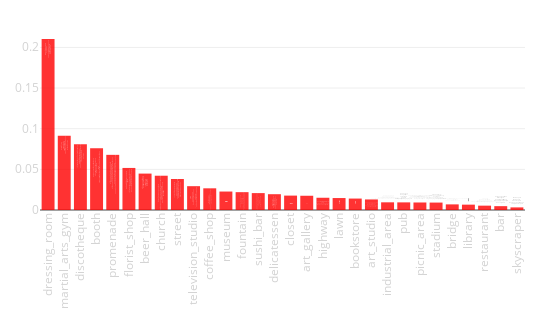

This figure's notebook cell:
### Code cell
tags_rate(city_data)

### Figure 1 — Plotly figure (JSON) as saved in the notebook; plotly's stock layout.template omitted (floating-point values rounded to 4 significant figures)
{"data": [{"hoverinfo": "y+text", "marker": {"color": "red"}, "opacity": 0.8, "text": ["Popcorn_Studio<br>Фотостудия_Мел<br>Клиника_им_Н_И_Пирогова<br>Studio_212<br>BEDFORD_STUDIO", "Stone_Fight_Gym<br>Спортивный_клуб_Олимп<br>Backstage_CrossFit<br>Fight_Fabrika<br>ART_of_Fitness", "Club_154<br>Лаборатория_31<br>РетроДискотека_ру_Клуб_Папанин<br>Santa_Barbara_Night_Club<br>Хаусбар_Озерки_Санкт_Петерсбург", "Saint_Petersburg_State_University_of_Aerospace_Instrumentation<br>Лэти<br>Петроконгресс<br>Континент_Бухарестская_30<br>Конгресс_Холл_Васильевский", "Набережная_Лейтенанта_Шмидта_Таможенный_Терминал<br>Свердловская_Набережная<br>Санкт_Петербург_Английская_Набережная_Д_70<br>Английская_набережная<br>Дворцовая_Набережная_Д_18", "Ботанический_сад_Петра_Великого<br>Улица_Замшина<br>Улица_Ленсовета_Санкт_Петербург<br>Bellini<br>Ботанический_сад_БИН_РАН", "Tower_Pub<br>Dickens_pub<br>Douglas_Bar<br>Radio_Ireland_Irish_Pub<br>Cafe_Manneken_Pis", "St_issac_Church<br>Большая_хоральная_синагога<br>Исаакиевский_собор<br>Государственный_музей_Памятник_Исаакиевский_собор<br>Петропавловский_Собор", "Средний_Проспект_В_О<br>Марафон_Ergo_White_Nights<br>Малая_Конюшенная_Улица<br>Улица_Кирочная<br>Вознесенский_Проспект", "Открытая_киностудия_Лендок_<br>Лендок<br>Телецентр_Чапыгина_6<br>Чаплин_Холл<br>RWS", "Радости_Кофе<br>ANY_Pasta_сеть_ресторанов_на_каждый_день<br>Характер_Кофе<br>Seize_the_Impress<br>Starbucks_Russia", "музей_современного_искусства_эрарта<br>Набережная_Реки_Смоленки<br>Музей_истории_религии_Museum_of_the_History_of_Religion<br>Imperial_Academy_of_Arts<br>Музей_Эрарта_Erarta_Museum", "адмиралтейский_парк<br>Фонтаны_на_Московской_Площади<br>Фонтаны<br>Петерго_ф<br>Фонтаны_Петергофа", "WAVE_burgers_more<br>Jerome<br>Made_in_China<br>Кулинарная_студия_Живи_вкусно_<br>Бюро_3_Бар_и_Бургеры_", "Ярумэн_<br>Таверна_Гролле<br>Cafe_Che_Dor<br>Radio_Ireland_Irish_Pub<br>Steak_Club", "Метро_Адмиралтейская<br>Unique_Fabric_Каменноостровский_пр_17<br>Заневский_каскад<br>Unique_Fabric_Гороховая_ул_24<br>8_store", "Музей_МИСП<br>Erarta_Design<br>музей_современного_искусства_эрарта<br>Санкт_Петербургский_Союз_Художников<br>Музей_современного_искусства_и_художественные_галереи_Эрарта_", "КАД_СПБ<br>Приморское_Шоссе<br>ЗСД<br>Кубинская_Улица<br>Московское_Шоссе", "Михайловский_сад<br>Академика_Сахарова_парк<br>Alexander_Garden_Saint_Petersburg_<br>Сенатская_Площадь<br>Полюстровский_Парк", "Playloft_GaGa<br>Всероссийский_музей_А_С_Пушкина<br>Institut_fran_ais_de_Saint_P_tersbourg<br>Академия_Художеств<br>Музей_квартира_Пушкина", "Академия_Художеств<br>Sashatattooing<br>Музей_МИСП<br>Pakhanoff_Tattoo_Art<br>Chesme_Church", "Биржевой_мост<br>Крейсер_Аврора<br>Морской_Порт_Санкт_Петербург<br>Alexander_Column<br>Санкт_Петербург_Приморский_район_Оптиков_34", "Биржа_Бар<br>Douglas_Bar<br>Tower_Pub<br>Puberty<br>Ресторан_Маймун_24_часа", "Санкт_Петербург_Измайловский_Сад_<br>Елагин_дворец<br>Youth_Theatre_on_the_Fontanka<br>Alexander_Garden_Saint_Petersburg_<br>New_Holland_Island", "Estadio_Krestovski<br>Stade_de_Saint_P_tersbourg<br>Zenit_Arena<br>Стадион_Петровский<br>Стадион_Стадион_Петровский", "Причал<br>Новокрестовская_Станция_метро_Санкт_Петербург<br>Kanonersky_Island<br>ЗСД<br>Стадион_Зенит_Арена", "Всероссийский_музей_А_С_Пушкина<br>Музей_квартира_Пушкина<br>Institut_fran_ais_de_Saint_P_tersbourg<br>Российская_национальная_библиотека_National_Library_of_Russia<br>Главпочтамт", "The_Safe<br>WAVE_burgers_more<br>Ресторан_Северянин<br>ANY_Pasta_сеть_ресторанов_на_каждый_день<br>Марчелиs_Невский_21", "На_Вина_Бар_Шоп<br>Dickens_pub<br>Radio_Ireland_Irish_Pub<br>Breaking_Bad_beer_cafe<br>Kлеver_CAFE", "Москва_Сити<br>Москва_City<br>Атлантик_Сити<br>Площадь_Конституции<br>ТРК_Атлантик_Сити"], "type": "bar", "uid": "fea08f92-58aa-11e9-b97d-3c15c2cf2370", "x": ["dressing_room", "martial_arts_gym", "discotheque", "booth", "promenade", "florist_shop", "beer_hall", "church", "street", "television_studio", "coffee_shop", "museum", "fountain", "sushi_bar", "delicatessen", "closet", "art_gallery", "highway", "lawn", "bookstore", "art_studio", "industrial_area", "pub", "picnic_area", "stadium", "bridge", "library", "restaurant", "bar", "skyscraper"], "y": [0.2103, 0.09128, 0.08088, 0.07596, 0.06784, 0.05173, 0.04478, 0.04217, 0.03812, 0.0293, 0.02668, 0.02271, 0.02194, 0.02078, 0.01943, 0.01771, 0.01752, 0.01506, 0.01471, 0.01407, 0.01299, 0.009441, 0.009388, 0.009254, 0.009136, 0.006912, 0.006583, 0.005347, 0.004738, 0.003195]}], "layout": {"height": 330, "margin": {"b": 120, "l": 40, "r": 25, "t": 30}, "showlegend": false, "width": 550, "xaxis": {"tickangle": -90, "tickfont": {"color": "lightgrey", "size": 11.5}}, "xaxis2": {"tickangle": -90, "tickfont": {"color": "lightgrey", "size": 11.5}}, "yaxis": {"tickfont": {"color": "lightgrey", "size": 11.5}}, "yaxis2": {"tickfont": {"color": "lightgrey", "size": 11.5}}}}
